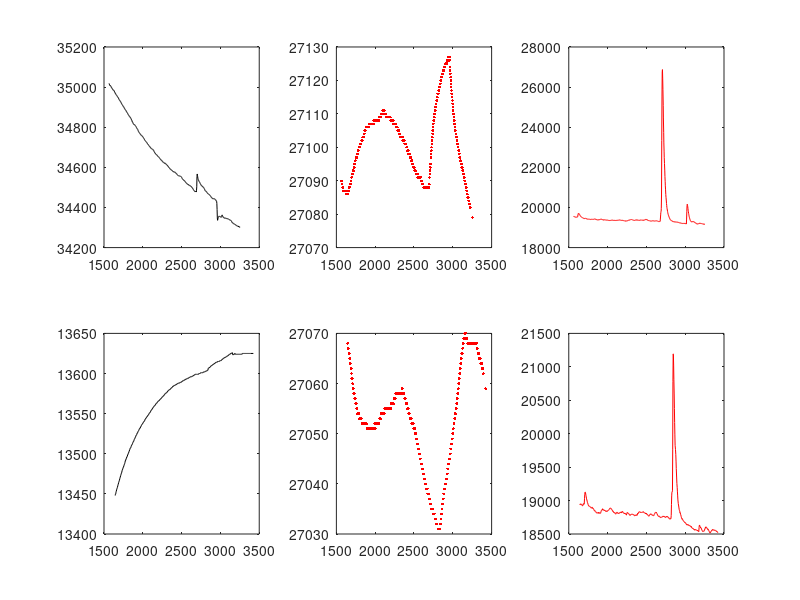

The MATLAB source for this figure:
clc
clear
[o, ErrM] = fopen ('5.txt', 'r');
if(o == -1)
    warning(ErrM); 
    return;
end;
a = fscanf(o,'%f	%f	%f	%f	%f\n',[5, Inf])';
b=[a(:,2),a(:,3),a(:,4),a(:,5)]
fclose(o);

[o, ErrM] = fopen ('6.txt', 'r');
if(o == -1)
    warning(ErrM); 
    return;
end;
a = fscanf(o,'%f	%f	%f	%f	%f\n',[5, Inf])';
c=[a(:,2),a(:,3),a(:,4),a(:,5)]
fclose(o);



x=b(:,4);
y1=b(:,1);
y2=b(:,2);
y3=b(:,3);
x1=c(:,4);
y11=c(:,1);
y21=c(:,2);
y31=c(:,3);
subplot(2,3,1);
plot(x,y1,'k-')
subplot(2,3,2);
plot(x,y2,'r.')
subplot(2,3,3);
plot(x,y3,'r-')
subplot(2,3,4);
plot(x1,y11,'k-')
subplot(2,3,5);
plot(x1,y21,'r.')
subplot(2,3,6);
plot(x1,y31,'r-')
